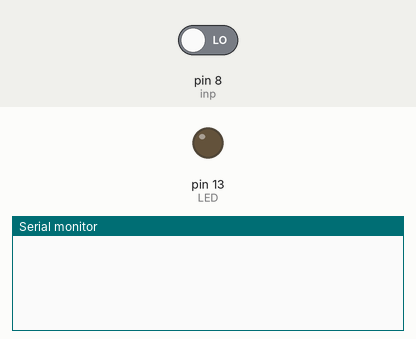
Bench run of a sketch on a simulated Arduino Uno, built with avr-gcc and run on an emulated ATmega328P. Parts: output pins drawn as LEDs (lit = HIGH), the last lines printed to the serial monitor. The test bench sets the inputs (shaded band); at power-on: pin 8 (inp) LOW.

Above: at 1.2 s.
1.3 s: pin 8 (inp) driven HIGH
At 3.1 s:
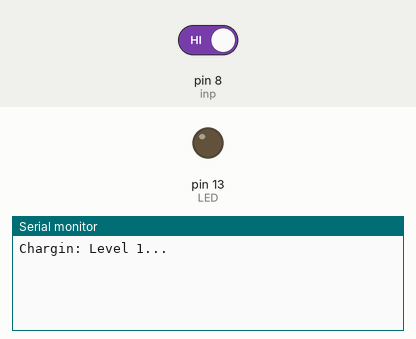
4.3 s: pin 8 (inp) driven LOW
At 4.9 s:
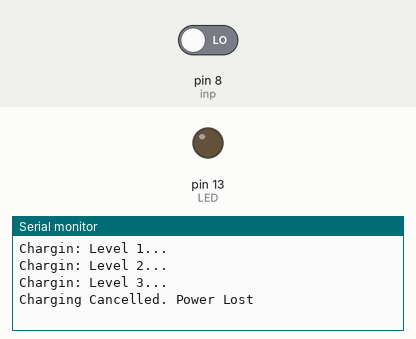

The sketch:

05_Challenge_05.ino
```cpp
#define LED 13
#define inp 8
int st=0, stp=0, stT = 0, currT=0, charge = 0;

void setup() {
  // put your setup code here, to run once:
  Serial.begin(9600);
  pinMode(LED, OUTPUT);
  pinMode(inp, INPUT);
}

void loop() {
  // put your main code here, to run repeatedly:
  stp = st;
  st = digitalRead(inp);


  if(st==HIGH && stp==LOW){
    stT = millis();
  }
  if(st==HIGH && stp==HIGH){
    if(millis()-stT==5000){
      if(charge!=5){charge>=5;
      Serial.println("Chargin: Level 5...");
      Serial.println("LASER FIRED");
      digitalWrite(LED, HIGH);}
    }else if(millis()-stT>=4000){
      if(charge!=4){charge=4;
      Serial.println("Chargin: Level 4...");}
    }else if(millis()-stT>=3000){
      if(charge!=3){charge=3;
      Serial.println("Chargin: Level 3...");}
    }else if(millis()-stT>=2000){
      if(charge!=2){charge=2;
      Serial.println("Chargin: Level 2...");}
    }else if(millis()-stT>=1000){
      if(charge!=1){charge=1;
      Serial.println("Chargin: Level 1...");}
    }
  }
  else if(st==LOW && stp==HIGH){
    if(millis()-stT< 5000){
      Serial.println("Charging Cancelled. Power Lost");
      stT = millis();
    }
    digitalWrite(LED, LOW);
    charge=0;
  }


  // if(stp != st){
  //   Serial.print("Current time: ");
  //   Serial.println(millis());
  // }


}
```

Measured:
- after the input at 1.3 s, the serial monitor: prints a new line after 1.0 s (image 1)
- after the input at 4.3 s, the serial monitor: prints a new line at once (image 2)
